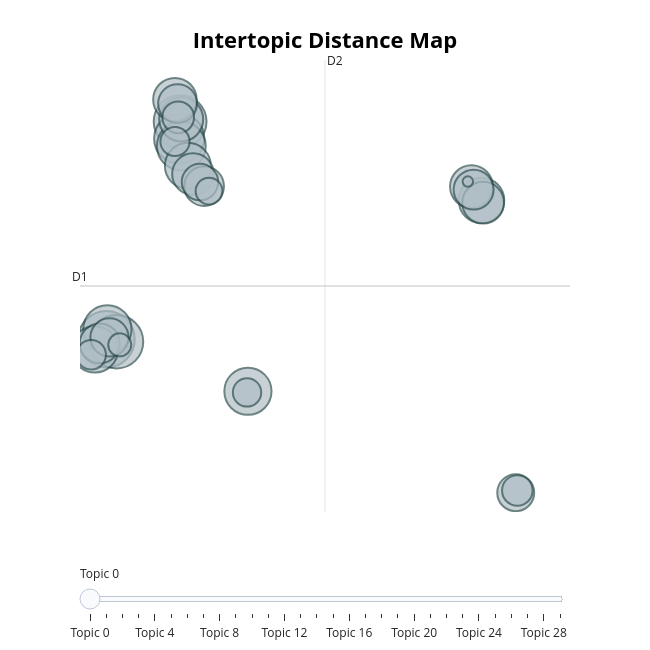

The cell this chart's notebook holds for it:
### Code cell
# Visualize K-Means topics
topic_model_kmeans.visualize_topics()

### Figure 1 — Plotly figure (JSON) as saved in the notebook; plotly's stock layout.template omitted (floating-point values rounded to 4 significant figures)
{"data": [{"customdata": [[0, "coronavirus | nashville | new coronavirus | man | nba", 411], [1, "trump | president | donald trump | donald | donaldtrump", 366], [2, "risk | amp | learn | protect | higher risk", 358], [3, "drtedros | pandemic | flu | countries | health", 323], [4, "restrictions | uk | england | lockdown | boris", 306], [5, "video | italy | shows | italian | photo", 300], [6, "zealand | new zealand | covid report | total number | remains", 286], [7, "cure | water | drinking | israel | cure covid", 277], [8, "covidview | covidview report | cdc covidview | latest cdc | cdc", 271], [9, "covid testing | india | samples | icmrdelhi | testing", 265], [10, "masks | mask | wear | face | wearing", 249], [11, "vaccine | vaccines | covid vaccine | covax | drtedros", 243], [12, "coronavirusupdates | india | covid covid | mohfw india | mohfw", 235], [13, "lockdown | indian | police | beaten | punishable", 223], [14, "data | new york | york | hospitalizations | deaths", 222], [15, "sars | cov | sars cov | animals | eating", 205], [16, "indiafightscorona | recoveries | rt pib | pib india | pib", 205], [17, "published ve | ve tracked | tracked | tests yesterday | tests state", 202], [18, "test | pcr | antibody | antibodies | flu", 194], [19, "china | chinese | wuhan | china coronavirus | bioweapon", 187], [20, "nigeria | covid reported | reported nigeria | ncdc | lagos", 175], [21, "states reported | published states | reported tests | reported | update published", 171], [22, "schools | children | school | parents | students", 129], [23, "rivers | kaduna | ogun | oyo | fct", 120], [24, "hydroxychloroquine | chloroquine | vitamin | drug | azithromycin", 111], [25, "north shore | shore | middlemore | hospital | icu", 109], [26, "contact tracing | tracing | contact | isolation | managed isolation", 103], [27, "completed | number tests | tests completed | yesterday laboratories | completed date", 92], [28, "gates | fauci | foundation | anthony | anthony fauci", 68], [29, "states confirmed | cases states | confirmed cases | total confirmed | coronavirusupdates state", 14]], "hovertemplate": "<b>Topic %{customdata[0]}</b><br>%{customdata[1]}<br>Size: %{customdata[2]}", "legendgroup": "", "marker": {"color": "#B0BEC5", "line": {"color": "DarkSlateGrey", "width": 2}, "size": [411, 366, 358, 323, 306, 300, 286, 277, 271, 265, 249, 243, 235, 223, 222, 205, 205, 202, 194, 187, 175, 171, 129, 120, 111, 109, 103, 92, 68, 14], "sizemode": "area", "sizeref": 0.2569, "symbol": "circle"}, "mode": "markers", "name": "", "orientation": "v", "showlegend": false, "type": "scatter", "x": [-3.826, -3.18, 0.8916, 0.8321, 0.9679, -3.766, 5.231, -4.568, 1.386, 20.18, 0.9593, 0.5581, 19.54, 20.29, 1.713, -4.253, 19.68, 2.426, 0.7285, -3.631, 22.37, 2.162, 0.7671, 22.48, -4.798, 0.5622, 5.175, 2.74, -2.975, 19.31], "xaxis": "x", "y": [1.129, 1.014, 11.09, 10.31, 9.971, 1.582, -1.25, 0.6667, 9.063, 7.482, 11.19, 12.09, 8.116, 7.377, 8.686, 0.9414, 7.976, 8.135, 11.91, 1.216, -5.889, 8.319, 11.28, -5.788, 0.4183, 10.18, -1.302, 7.907, 0.8735, 8.344], "yaxis": "y"}], "layout": {"annotations": [{"showarrow": false, "text": "D1", "x": -5.518, "y": 3.566, "yshift": 10}, {"showarrow": false, "text": "D2", "x": 10.16, "xshift": 10, "y": 13.9}], "height": 650, "hoverlabel": {"bgcolor": "white", "font": {"family": "Rockwell", "size": 16}}, "legend": {"itemsizing": "constant", "tracegroupgap": 0}, "margin": {"t": 60}, "shapes": [{"line": {"color": "#CFD8DC", "width": 2}, "type": "line", "x0": 10.16, "x1": 10.16, "y0": -6.773, "y1": 13.9}, {"line": {"color": "#9E9E9E", "width": 2}, "type": "line", "x0": -5.518, "x1": 25.85, "y0": 3.566, "y1": 3.566}], "sliders": [{"active": 0, "pad": {"t": 50}, "steps": [{"args": [{"marker.color": [["red", "#B0BEC5", "#B0BEC5", "#B0BEC5", "#B0BEC5", "#B0BEC5", "#B0BEC5", "#B0BEC5", "#B0BEC5", "#B0BEC5", "#B0BEC5", "#B0BEC5", "#B0BEC5", "#B0BEC5", "#B0BEC5", "#B0BEC5", "#B0BEC5", "#B0BEC5", "#B0BEC5", "#B0BEC5", "#B0BEC5", "#B0BEC5", "#B0BEC5", "#B0BEC5", "#B0BEC5", "#B0BEC5", "#B0BEC5", "#B0BEC5", "#B0BEC5", "#B0BEC5"]]}], "label": "Topic 0", "method": "update"}, {"args": [{"marker.color": [["#B0BEC5", "red", "#B0BEC5", "#B0BEC5", "#B0BEC5", "#B0BEC5", "#B0BEC5", "#B0BEC5", "#B0BEC5", "#B0BEC5", "#B0BEC5", "#B0BEC5", "#B0BEC5", "#B0BEC5", "#B0BEC5", "#B0BEC5", "#B0BEC5", "#B0BEC5", "#B0BEC5", "#B0BEC5", "#B0BEC5", "#B0BEC5", "#B0BEC5", "#B0BEC5", "#B0BEC5", "#B0BEC5", "#B0BEC5", "#B0BEC5", "#B0BEC5", "#B0BEC5"]]}], "label": "Topic 1", "method": "update"}, {"args": [{"marker.color": [["#B0BEC5", "#B0BEC5", "red", "#B0BEC5", "#B0BEC5", "#B0BEC5", "#B0BEC5", "#B0BEC5", "#B0BEC5", "#B0BEC5", "#B0BEC5", "#B0BEC5", "#B0BEC5", "#B0BEC5", "#B0BEC5", "#B0BEC5", "#B0BEC5", "#B0BEC5", "#B0BEC5", "#B0BEC5", "#B0BEC5", "#B0BEC5", "#B0BEC5", "#B0BEC5", "#B0BEC5", "#B0BEC5", "#B0BEC5", "#B0BEC5", "#B0BEC5", "#B0BEC5"]]}], "label": "Topic 2", "method": "update"}, {"args": [{"marker.color": [["#B0BEC5", "#B0BEC5", "#B0BEC5", "red", "#B0BEC5", "#B0BEC5", "#B0BEC5", "#B0BEC5", "#B0BEC5", "#B0BEC5", "#B0BEC5", "#B0BEC5", "#B0BEC5", "#B0BEC5", "#B0BEC5", "#B0BEC5", "#B0BEC5", "#B0BEC5", "#B0BEC5", "#B0BEC5", "#B0BEC5", "#B0BEC5", "#B0BEC5", "#B0BEC5", "#B0BEC5", "#B0BEC5", "#B0BEC5", "#B0BEC5", "#B0BEC5", "#B0BEC5"]]}], "label": "Topic 3", "method": "update"}, {"args": [{"marker.color": [["#B0BEC5", "#B0BEC5", "#B0BEC5", "#B0BEC5", "red", "#B0BEC5", "#B0BEC5", "#B0BEC5", "#B0BEC5", "#B0BEC5", "#B0BEC5", "#B0BEC5", "#B0BEC5", "#B0BEC5", "#B0BEC5", "#B0BEC5", "#B0BEC5", "#B0BEC5", "#B0BEC5", "#B0BEC5", "#B0BEC5", "#B0BEC5", "#B0BEC5", "#B0BEC5", "#B0BEC5", "#B0BEC5", "#B0BEC5", "#B0BEC5", "#B0BEC5", "#B0BEC5"]]}], "label": "Topic 4", "method": "update"}, {"args": [{"marker.color": [["#B0BEC5", "#B0BEC5", "#B0BEC5", "#B0BEC5", "#B0BEC5", "red", "#B0BEC5", "#B0BEC5", "#B0BEC5", "#B0BEC5", "#B0BEC5", "#B0BEC5", "#B0BEC5", "#B0BEC5", "#B0BEC5", "#B0BEC5", "#B0BEC5", "#B0BEC5", "#B0BEC5", "#B0BEC5", "#B0BEC5", "#B0BEC5", "#B0BEC5", "#B0BEC5", "#B0BEC5", "#B0BEC5", "#B0BEC5", "#B0BEC5", "#B0BEC5", "#B0BEC5"]]}], "label": "Topic 5", "method": "update"}, {"args": [{"marker.color": [["#B0BEC5", "#B0BEC5", "#B0BEC5", "#B0BEC5", "#B0BEC5", "#B0BEC5", "red", "#B0BEC5", "#B0BEC5", "#B0BEC5", "#B0BEC5", "#B0BEC5", "#B0BEC5", "#B0BEC5", "#B0BEC5", "#B0BEC5", "#B0BEC5", "#B0BEC5", "#B0BEC5", "#B0BEC5", "#B0BEC5", "#B0BEC5", "#B0BEC5", "#B0BEC5", "#B0BEC5", "#B0BEC5", "#B0BEC5", "#B0BEC5", "#B0BEC5", "#B0BEC5"]]}], "label": "Topic 6", "method": "update"}, {"args": [{"marker.color": [["#B0BEC5", "#B0BEC5", "#B0BEC5", "#B0BEC5", "#B0BEC5", "#B0BEC5", "#B0BEC5", "red", "#B0BEC5", "#B0BEC5", "#B0BEC5", "#B0BEC5", "#B0BEC5", "#B0BEC5", "#B0BEC5", "#B0BEC5", "#B0BEC5", "#B0BEC5", "#B0BEC5", "#B0BEC5", "#B0BEC5", "#B0BEC5", "#B0BEC5", "#B0BEC5", "#B0BEC5", "#B0BEC5", "#B0BEC5", "#B0BEC5", "#B0BEC5", "#B0BEC5"]]}], "label": "Topic 7", "method": "update"}, {"args": [{"marker.color": [["#B0BEC5", "#B0BEC5", "#B0BEC5", "#B0BEC5", "#B0BEC5", "#B0BEC5", "#B0BEC5", "#B0BEC5", "red", "#B0BEC5", "#B0BEC5", "#B0BEC5", "#B0BEC5", "#B0BEC5", "#B0BEC5", "#B0BEC5", "#B0BEC5", "#B0BEC5", "#B0BEC5", "#B0BEC5", "#B0BEC5", "#B0BEC5", "#B0BEC5", "#B0BEC5", "#B0BEC5", "#B0BEC5", "#B0BEC5", "#B0BEC5", "#B0BEC5", "#B0BEC5"]]}], "label": "Topic 8", "method": "update"}, {"args": [{"marker.color": [["#B0BEC5", "#B0BEC5", "#B0BEC5", "#B0BEC5", "#B0BEC5", "#B0BEC5", "#B0BEC5", "#B0BEC5", "#B0BEC5", "red", "#B0BEC5", "#B0BEC5", "#B0BEC5", "#B0BEC5", "#B0BEC5", "#B0BEC5", "#B0BEC5", "#B0BEC5", "#B0BEC5", "#B0BEC5", "#B0BEC5", "#B0BEC5", "#B0BEC5", "#B0BEC5", "#B0BEC5", "#B0BEC5", "#B0BEC5", "#B0BEC5", "#B0BEC5", "#B0BEC5"]]}], "label": "Topic 9", "method": "update"}, {"args": [{"marker.color": [["#B0BEC5", "#B0BEC5", "#B0BEC5", "#B0BEC5", "#B0BEC5", "#B0BEC5", "#B0BEC5", "#B0BEC5", "#B0BEC5", "#B0BEC5", "red", "#B0BEC5", "#B0BEC5", "#B0BEC5", "#B0BEC5", "#B0BEC5", "#B0BEC5", "#B0BEC5", "#B0BEC5", "#B0BEC5", "#B0BEC5", "#B0BEC5", "#B0BEC5", "#B0BEC5", "#B0BEC5", "#B0BEC5", "#B0BEC5", "#B0BEC5", "#B0BEC5", "#B0BEC5"]]}], "label": "Topic 10", "method": "update"}, {"args": [{"marker.color": [["#B0BEC5", "#B0BEC5", "#B0BEC5", "#B0BEC5", "#B0BEC5", "#B0BEC5", "#B0BEC5", "#B0BEC5", "#B0BEC5", "#B0BEC5", "#B0BEC5", "red", "#B0BEC5", "#B0BEC5", "#B0BEC5", "#B0BEC5", "#B0BEC5", "#B0BEC5", "#B0BEC5", "#B0BEC5", "#B0BEC5", "#B0BEC5", "#B0BEC5", "#B0BEC5", "#B0BEC5", "#B0BEC5", "#B0BEC5", "#B0BEC5", "#B0BEC5", "#B0BEC5"]]}], "label": "Topic 11", "method": "update"}, {"args": [{"marker.color": [["#B0BEC5", "#B0BEC5", "#B0BEC5", "#B0BEC5", "#B0BEC5", "#B0BEC5", "#B0BEC5", "#B0BEC5", "#B0BEC5", "#B0BEC5", "#B0BEC5", "#B0BEC5", "red", "#B0BEC5", "#B0BEC5", "#B0BEC5", "#B0BEC5", "#B0BEC5", "#B0BEC5", "#B0BEC5", "#B0BEC5", "#B0BEC5", "#B0BEC5", "#B0BEC5", "#B0BEC5", "#B0BEC5", "#B0BEC5", "#B0BEC5", "#B0BEC5", "#B0BEC5"]]}], "label": "Topic 12", "method": "update"}, {"args": [{"marker.color": [["#B0BEC5", "#B0BEC5", "#B0BEC5", "#B0BEC5", "#B0BEC5", "#B0BEC5", "#B0BEC5", "#B0BEC5", "#B0BEC5", "#B0BEC5", "#B0BEC5", "#B0BEC5", "#B0BEC5", "red", "#B0BEC5", "#B0BEC5", "#B0BEC5", "#B0BEC5", "#B0BEC5", "#B0BEC5", "#B0BEC5", "#B0BEC5", "#B0BEC5", "#B0BEC5", "#B0BEC5", "#B0BEC5", "#B0BEC5", "#B0BEC5", "#B0BEC5", "#B0BEC5"]]}], "label": "Topic 13", "method": "update"}, {"args": [{"marker.color": [["#B0BEC5", "#B0BEC5", "#B0BEC5", "#B0BEC5", "#B0BEC5", "#B0BEC5", "#B0BEC5", "#B0BEC5", "#B0BEC5", "#B0BEC5", "#B0BEC5", "#B0BEC5", "#B0BEC5", "#B0BEC5", "red", "#B0BEC5", "#B0BEC5", "#B0BEC5", "#B0BEC5", "#B0BEC5", "#B0BEC5", "#B0BEC5", "#B0BEC5", "#B0BEC5", "#B0BEC5", "#B0BEC5", "#B0BEC5", "#B0BEC5", "#B0BEC5", "#B0BEC5"]]}], "label": "Topic 14", "method": "update"}, {"args": [{"marker.color": [["#B0BEC5", "#B0BEC5", "#B0BEC5", "#B0BEC5", "#B0BEC5", "#B0BEC5", "#B0BEC5", "#B0BEC5", "#B0BEC5", "#B0BEC5", "#B0BEC5", "#B0BEC5", "#B0BEC5", "#B0BEC5", "#B0BEC5", "red", "#B0BEC5", "#B0BEC5", "#B0BEC5", "#B0BEC5", "#B0BEC5", "#B0BEC5", "#B0BEC5", "#B0BEC5", "#B0BEC5", "#B0BEC5", "#B0BEC5", "#B0BEC5", "#B0BEC5", "#B0BEC5"]]}], "label": "Topic 15", "method": "update"}, {"args": [{"marker.color": [["#B0BEC5", "#B0BEC5", "#B0BEC5", "#B0BEC5", "#B0BEC5", "#B0BEC5", "#B0BEC5", "#B0BEC5", "#B0BEC5", "#B0BEC5", "#B0BEC5", "#B0BEC5", "#B0BEC5", "#B0BEC5", "#B0BEC5", "#B0BEC5", "red", "#B0BEC5", "#B0BEC5", "#B0BEC5", "#B0BEC5", "#B0BEC5", "#B0BEC5", "#B0BEC5", "#B0BEC5", "#B0BEC5", "#B0BEC5", "#B0BEC5", "#B0BEC5", "#B0BEC5"]]}], "label": "Topic 16", "method": "update"}, {"args": [{"marker.color": [["#B0BEC5", "#B0BEC5", "#B0BEC5", "#B0BEC5", "#B0BEC5", "#B0BEC5", "#B0BEC5", "#B0BEC5", "#B0BEC5", "#B0BEC5", "#B0BEC5", "#B0BEC5", "#B0BEC5", "#B0BEC5", "#B0BEC5", "#B0BEC5", "#B0BEC5", "red", "#B0BEC5", "#B0BEC5", "#B0BEC5", "#B0BEC5", "#B0BEC5", "#B0BEC5", "#B0BEC5", "#B0BEC5", "#B0BEC5", "#B0BEC5", "#B0BEC5", "#B0BEC5"]]}], "label": "Topic 17", "method": "update"}, {"args": [{"marker.color": [["#B0BEC5", "#B0BEC5", "#B0BEC5", "#B0BEC5", "#B0BEC5", "#B0BEC5", "#B0BEC5", "#B0BEC5", "#B0BEC5", "#B0BEC5", "#B0BEC5", "#B0BEC5", "#B0BEC5", "#B0BEC5", "#B0BEC5", "#B0BEC5", "#B0BEC5", "#B0BEC5", "red", "#B0BEC5", "#B0BEC5", "#B0BEC5", "#B0BEC5", "#B0BEC5", "#B0BEC5", "#B0BEC5", "#B0BEC5", "#B0BEC5", "#B0BEC5", "#B0BEC5"]]}], "label": "Topic 18", "method": "update"}, {"args": [{"marker.color": [["#B0BEC5", "#B0BEC5", "#B0BEC5", "#B0BEC5", "#B0BEC5", "#B0BEC5", "#B0BEC5", "#B0BEC5", "#B0BEC5", "#B0BEC5", "#B0BEC5", "#B0BEC5", "#B0BEC5", "#B0BEC5", "#B0BEC5", "#B0BEC5", "#B0BEC5", "#B0BEC5", "#B0BEC5", "red", "#B0BEC5", "#B0BEC5", "#B0BEC5", "#B0BEC5", "#B0BEC5", "#B0BEC5", "#B0BEC5", "#B0BEC5", "#B0BEC5", "#B0BEC5"]]}], "label": "Topic 19", "method": "update"}, {"args": [{"marker.color": [["#B0BEC5", "#B0BEC5", "#B0BEC5", "#B0BEC5", "#B0BEC5", "#B0BEC5", "#B0BEC5", "#B0BEC5", "#B0BEC5", "#B0BEC5", "#B0BEC5", "#B0BEC5", "#B0BEC5", "#B0BEC5", "#B0BEC5", "#B0BEC5", "#B0BEC5", "#B0BEC5", "#B0BEC5", "#B0BEC5", "red", "#B0BEC5", "#B0BEC5", "#B0BEC5", "#B0BEC5", "#B0BEC5", "#B0BEC5", "#B0BEC5", "#B0BEC5", "#B0BEC5"]]}], "label": "Topic 20", "method": "update"}, {"args": [{"marker.color": [["#B0BEC5", "#B0BEC5", "#B0BEC5", "#B0BEC5", "#B0BEC5", "#B0BEC5", "#B0BEC5", "#B0BEC5", "#B0BEC5", "#B0BEC5", "#B0BEC5", "#B0BEC5", "#B0BEC5", "#B0BEC5", "#B0BEC5", "#B0BEC5", "#B0BEC5", "#B0BEC5", "#B0BEC5", "#B0BEC5", "#B0BEC5", "red", "#B0BEC5", "#B0BEC5", "#B0BEC5", "#B0BEC5", "#B0BEC5", "#B0BEC5", "#B0BEC5", "#B0BEC5"]]}], "label": "Topic 21", "method": "update"}, {"args": [{"marker.color": [["#B0BEC5", "#B0BEC5", "#B0BEC5", "#B0BEC5", "#B0BEC5", "#B0BEC5", "#B0BEC5", "#B0BEC5", "#B0BEC5", "#B0BEC5", "#B0BEC5", "#B0BEC5", "#B0BEC5", "#B0BEC5", "#B0BEC5", "#B0BEC5", "#B0BEC5", "#B0BEC5", "#B0BEC5", "#B0BEC5", "#B0BEC5", "#B0BEC5", "red", "#B0BEC5", "#B0BEC5", "#B0BEC5", "#B0BEC5", "#B0BEC5", "#B0BEC5", "#B0BEC5"]]}], "label": "Topic 22", "method": "update"}, {"args": [{"marker.color": [["#B0BEC5", "#B0BEC5", "#B0BEC5", "#B0BEC5", "#B0BEC5", "#B0BEC5", "#B0BEC5", "#B0BEC5", "#B0BEC5", "#B0BEC5", "#B0BEC5", "#B0BEC5", "#B0BEC5", "#B0BEC5", "#B0BEC5", "#B0BEC5", "#B0BEC5", "#B0BEC5", "#B0BEC5", "#B0BEC5", "#B0BEC5", "#B0BEC5", "#B0BEC5", "red", "#B0BEC5", "#B0BEC5", "#B0BEC5", "#B0BEC5", "#B0BEC5", "#B0BEC5"]]}], "label": "Topic 23", "method": "update"}, {"args": [{"marker.color": [["#B0BEC5", "#B0BEC5", "#B0BEC5", "#B0BEC5", "#B0BEC5", "#B0BEC5", "#B0BEC5", "#B0BEC5", "#B0BEC5", "#B0BEC5", "#B0BEC5", "#B0BEC5", "#B0BEC5", "#B0BEC5", "#B0BEC5", "#B0BEC5", "#B0BEC5", "#B0BEC5", "#B0BEC5", "#B0BEC5", "#B0BEC5", "#B0BEC5", "#B0BEC5", "#B0BEC5", "red", "#B0BEC5", "#B0BEC5", "#B0BEC5", "#B0BEC5", "#B0BEC5"]]}], "label": "Topic 24", "method": "update"}, {"args": [{"marker.color": [["#B0BEC5", "#B0BEC5", "#B0BEC5", "#B0BEC5", "#B0BEC5", "#B0BEC5", "#B0BEC5", "#B0BEC5", "#B0BEC5", "#B0BEC5", "#B0BEC5", "#B0BEC5", "#B0BEC5", "#B0BEC5", "#B0BEC5", "#B0BEC5", "#B0BEC5", "#B0BEC5", "#B0BEC5", "#B0BEC5", "#B0BEC5", "#B0BEC5", "#B0BEC5", "#B0BEC5", "#B0BEC5", "red", "#B0BEC5", "#B0BEC5", "#B0BEC5", "#B0BEC5"]]}], "label": "Topic 25", "method": "update"}, {"args": [{"marker.color": [["#B0BEC5", "#B0BEC5", "#B0BEC5", "#B0BEC5", "#B0BEC5", "#B0BEC5", "#B0BEC5", "#B0BEC5", "#B0BEC5", "#B0BEC5", "#B0BEC5", "#B0BEC5", "#B0BEC5", "#B0BEC5", "#B0BEC5", "#B0BEC5", "#B0BEC5", "#B0BEC5", "#B0BEC5", "#B0BEC5", "#B0BEC5", "#B0BEC5", "#B0BEC5", "#B0BEC5", "#B0BEC5", "#B0BEC5", "red", "#B0BEC5", "#B0BEC5", "#B0BEC5"]]}], "label": "Topic 26", "method": "update"}, {"args": [{"marker.color": [["#B0BEC5", "#B0BEC5", "#B0BEC5", "#B0BEC5", "#B0BEC5", "#B0BEC5", "#B0BEC5", "#B0BEC5", "#B0BEC5", "#B0BEC5", "#B0BEC5", "#B0BEC5", "#B0BEC5", "#B0BEC5", "#B0BEC5", "#B0BEC5", "#B0BEC5", "#B0BEC5", "#B0BEC5", "#B0BEC5", "#B0BEC5", "#B0BEC5", "#B0BEC5", "#B0BEC5", "#B0BEC5", "#B0BEC5", "#B0BEC5", "red", "#B0BEC5", "#B0BEC5"]]}], "label": "Topic 27", "method": "update"}, {"args": [{"marker.color": [["#B0BEC5", "#B0BEC5", "#B0BEC5", "#B0BEC5", "#B0BEC5", "#B0BEC5", "#B0BEC5", "#B0BEC5", "#B0BEC5", "#B0BEC5", "#B0BEC5", "#B0BEC5", "#B0BEC5", "#B0BEC5", "#B0BEC5", "#B0BEC5", "#B0BEC5", "#B0BEC5", "#B0BEC5", "#B0BEC5", "#B0BEC5", "#B0BEC5", "#B0BEC5", "#B0BEC5", "#B0BEC5", "#B0BEC5", "#B0BEC5", "#B0BEC5", "red", "#B0BEC5"]]}], "label": "Topic 28", "method": "update"}, {"args": [{"marker.color": [["#B0BEC5", "#B0BEC5", "#B0BEC5", "#B0BEC5", "#B0BEC5", "#B0BEC5", "#B0BEC5", "#B0BEC5", "#B0BEC5", "#B0BEC5", "#B0BEC5", "#B0BEC5", "#B0BEC5", "#B0BEC5", "#B0BEC5", "#B0BEC5", "#B0BEC5", "#B0BEC5", "#B0BEC5", "#B0BEC5", "#B0BEC5", "#B0BEC5", "#B0BEC5", "#B0BEC5", "#B0BEC5", "#B0BEC5", "#B0BEC5", "#B0BEC5", "#B0BEC5", "red"]]}], "label": "Topic 29", "method": "update"}]}], "title": {"font": {"color": "Black", "size": 22}, "text": "<b>Intertopic Distance Map</b>", "x": 0.5, "xanchor": "center", "y": 0.95, "yanchor": "top"}, "width": 650, "xaxis": {"anchor": "y", "domain": [0, 1], "range": [-5.518, 25.85], "title": {"text": ""}, "visible": false}, "yaxis": {"anchor": "x", "domain": [0, 1], "range": [-6.773, 13.9], "title": {"text": ""}, "visible": false}}}
